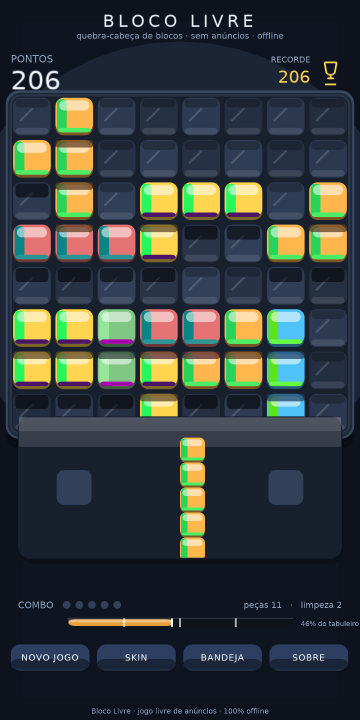
#> input picture screenshots/01_hero.png, 720 x 1440 px, found by its file name (shown at 1/2 size)
$ python r7_glory.py
#> lines starting #> are read from the running program, lines starting #| are printed output that depends on the picture; after the words box and inside, x2 and y2 are one past the last pixel; in counts of white or black regions, pixels touching at a corner belong together
#!/usr/bin/env python3
"""Deep dive: hero board exact grid + occupancy, star/ray geometry (clear shot),
glory rays + halo measurement, occupancy bar pips, R6-vs-R7 diff of clear shots."""
import os
from PIL import Image
import numpy as np

R7 = "/home/z/my-project/critic_shots/r7"
R6 = "/home/z/my-project/critic_shots/r6"
OUT = "/tmp/critic_crops_r7"
os.makedirs(OUT, exist_ok=True)

# ---------------- HERO GRID REFINED ----------------
img = Image.open(os.path.join(R7,"01_hero.png")).convert("RGB")
#> img is the input picture: PIL image 720x1440 RGB; mean R, G, B 52.5, 60.6, 61.8
a = np.asarray(img).astype(int)
H,W = a.shape[:2]
#> H = 1440; W = 720
lum = 0.299*a[...,0]+0.587*a[...,1]+0.114*a[...,2]

# grid columns from strongest edge cols, find ~85px spacing alignment
strong_cols = [23,25,26,35,96,100,101,109,110,111,112,185,186,194,195,269,270,279,280,354,355,359,363,364,409,439,448,449,523,524,533,604,607,608,609,617,618,692,693,695]
# hypothesize grid lines at x = x0 + k*85
for x0 in [20, 22, 24, 26, 28]:
    hits = 0
    for k in range(0, 9):
        gx = x0 + k*85
        near = [c for c in strong_cols if abs(c-gx) <= 4]
        if near: hits += 1
    if hits >= 7:
        print(f"grid hypothesis x0={x0} spacing=85 hits={hits}/9")

# vertical extent of board: y123..1251? check dark grid lines
darkrow = (lum < 40)
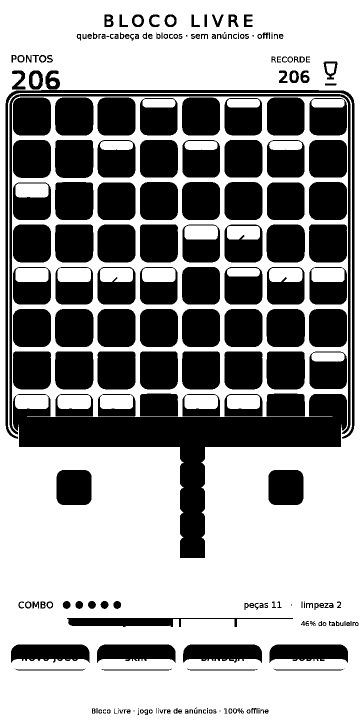
#> darkrow: shape (1440, 720) bool (shown at 1/2 size); 59.6% white; 240 black regions (27 under 20 px), largest, box (x1, y1, x2, y2) and area: (26, 788, 694, 1116) 54784, (11, 180, 709, 878) 10982, (19, 188, 701, 869) 10089
for y in range(110, 130):
    frac = darkrow[y, 60:660].mean()
    print(f"y{y} dark-frac {frac:.2f}", end="  ")
#> this loop made 20 passes
#> frac on passes 1 to 12: 0.953, 0.945, 0.963, 0.898, 0.883, 0.928, 0.927, 0.928, 0.898, 0.927, 0.933, 0.932
#| y110 dark-frac 0.95
#| y111 dark-frac 0.94
#| y112 dark-frac 0.96
#| y113 dark-frac 0.90
#| y114 dark-frac 0.88
#| y115 dark-frac 0.93
#| y116 dark-frac 0.93
#| y117 dark-frac 0.93
#> (further printed lines are left out)
print()
for y in range(1240, 1265, 2):
    frac = darkrow[y, 60:660].mean()
    print(f"y{y} dark-frac {frac:.2f}", end="  ")
#> this loop made 13 passes
#> frac on passes 1 to 12: 0.637, 0.617, 0.603, 0.595, 0.607, 0.608, 0.968, 1, 1, 1, 1, 1
#| y1240 dark-frac 0.64
#| y1242 dark-frac 0.62
#| y1244 dark-frac 0.60
#| y1246 dark-frac 0.59
#| y1248 dark-frac 0.61
#| y1250 dark-frac 0.61
#| y1252 dark-frac 0.97
#| y1254 dark-frac 1.00
#> (further printed lines are left out)
print()

# cell occupancy with better cell model: x0=26..693 => 8 columns of ~83px?
# Try x0=26, spacing (693-26)/8 = 83.4
for x0, sp in [(26, 83.4), (24, 85)]:
    print(f"\ncell model x0={x0} spacing={sp}")
    occ=0; tot=0
    occupied_cells = []
    for iy in range(13):
        for ix in range(8):
            ya = int(123 + iy*sp + sp*0.3); yb = int(123 + iy*sp + sp*0.7)
            xa = int(x0 + ix*sp + sp*0.3); xb = int(x0 + ix*sp + sp*0.7)
            if yb >= H or xb >= W: continue
            cell = a[ya:yb, xa:xb]
            cm = cell.max(axis=2).astype(int).mean()
            cs = (cell.max(axis=2)-cell.min(axis=2)).astype(int).mean()
            tot += 1
            if cm > 75 or cs > 50:
                occ += 1
                occupied_cells.append((ix,iy))
    print(f"occupied {occ}/{tot} = {occ/tot*100:.1f}%")
    print("occupied map (col,row):", occupied_cells)

# ---------------- R6 vs R7 diff ----------------
print("\n--- R6 vs R7 diff, 07 clear shots ---")
r6i = Image.open(os.path.join(R6,"07_clear.png")).convert("RGB")
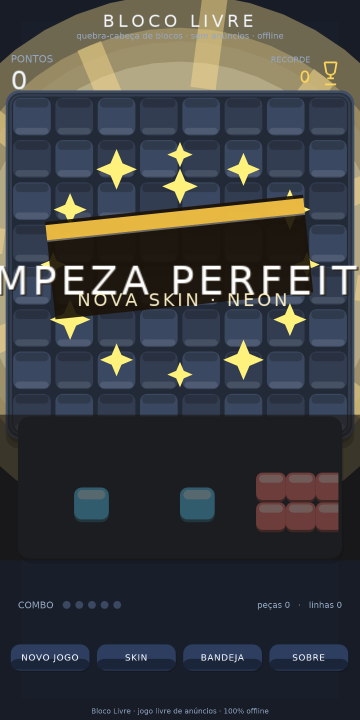
#> input picture screenshots/07_clear.png, 720 x 1440 px, found by its file name (shown at 1/2 size)
#> r6i is the input picture: PIL image 720x1440 RGB; mean R, G, B 60.5, 62.6, 64.7
r7i = Image.open(os.path.join(R7,"07_clear.png")).convert("RGB")
d = np.abs(np.asarray(r6i).astype(int) - np.asarray(r7i).astype(int))
#> d: shape (1440, 720, 3) int64; every value is 0
diff_frac = (d.max(axis=2) > 30)
#> diff_frac: shape (1440, 720) bool; every value is 0
print(f"pixels changed >30: {diff_frac.mean()*100:.1f}%")
#| pixels changed >30: 0.0%
# regions
for (yA,yB,lbl) in [(0,150,"HUD top"),(340,560,"banner zone"),(560,900,"upper board"),(900,1250,"lower board"),(1250,1440,"bottom UI")]:
    print(f"  {lbl} y{yA}-{yB}: {diff_frac[yA:yB].mean()*100:.1f}% changed")
#> this loop made 5 passes
#|   HUD top y0-150: 0.0% changed
#|   banner zone y340-560: 0.0% changed
#|   upper board y560-900: 0.0% changed
#|   lower board y900-1250: 0.0% changed
#|   bottom UI y1250-1440: 0.0% changed

# ---------------- GLORY RAYS + HALO (clear shot, around gold band) ----------------
cl = np.asarray(r7i).astype(int)
clr, clg, clb = cl[...,0], cl[...,1], cl[...,2]
#> clr: shape (1440, 720) int64; 237 distinct labels, from 19 to 255
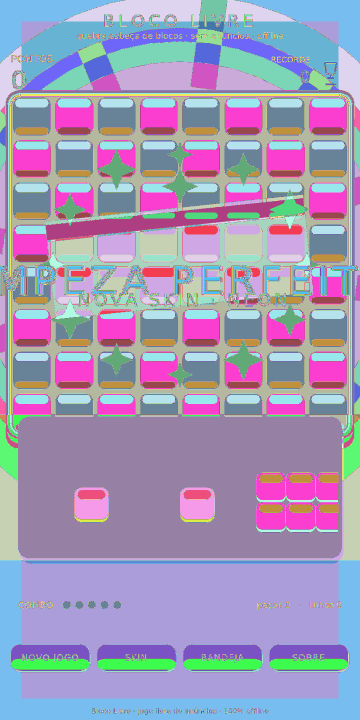
#> clg: shape (1440, 720) int64 (shown at 1/2 size); 236 distinct labels, from 20 to 255; one colour per label, 0 black
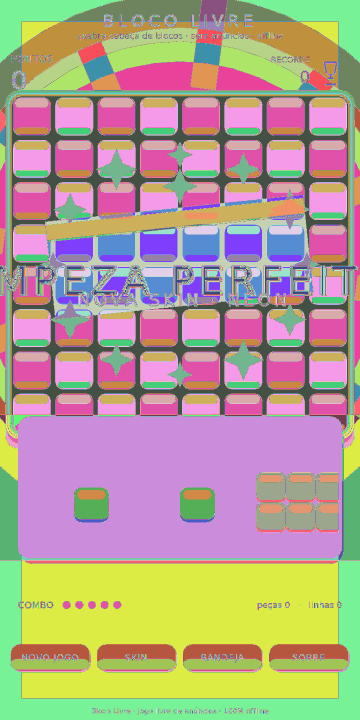
#> clb: shape (1440, 720) int64 (shown at 1/2 size); 247 distinct labels, from 9 to 255; one colour per label, 0 black
lumc = 0.299*clr+0.587*clg+0.114*clb

# halo/rays: bright warm pixels OUTSIDE the gold band y396..498, x-range beyond band
goldish = (clr>170)&(clg>110)&(clb<120)
#> goldish: shape (1440, 720) bool; 2.3% white; 626 white regions (620 under 20 px), largest, box (x1, y1, x2, y2) and area: (91, 396, 610, 480) 15633, (392, 0, 454, 95) 3800, (601, 123, 675, 180) 1878, (156, 83, 213, 128) 1406, (0, 222, 11, 265) 359, (709, 793, 720, 829) 319
outside = goldish.copy()
outside[396:499, :] = False   # mask band itself
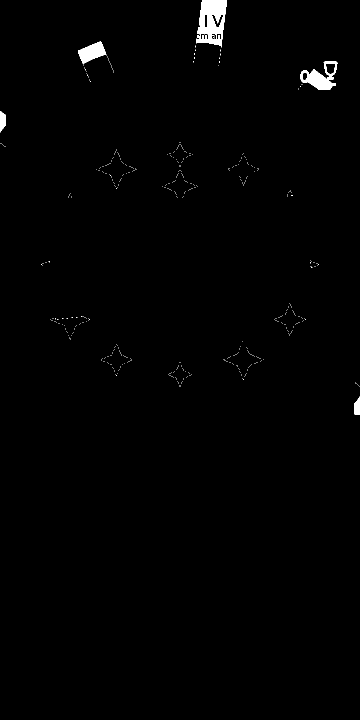
#> outside: shape (1440, 720) bool (shown at 1/2 size); 0.81% white; 572 white regions (567 under 20 px), largest, box (x1, y1, x2, y2) and area: (392, 0, 454, 95) 3800, (601, 123, 675, 180) 1878, (156, 83, 213, 128) 1406, (0, 222, 11, 265) 359, (709, 793, 720, 829) 319
ys, xs = np.where(outside)
#> ys = 8423 values from 0 to 828; xs = 8423 values, max 719 at index 8103, min 0 at index 7168, mean 419.5
if len(xs):
    print(f"\ngold-ish px outside band: {len(xs)} bbox x{xs.min()}..{xs.max()} y{ys.min()}..{ys.max()}")
#| gold-ish px outside band: 8423 bbox x0..719 y0..828
    # radial analysis around board center (360, y?) - use band center (360,447)
    cy, cx = 447, 360
    rr = np.sqrt((ys-cy)**2 + (xs-cx)**2)
#> rr = 8423 values, max 523.5 at index 8422, min 53.24 at index 7770, mean 396.2
    print(f"radial distances: min={rr.min():.0f} max={rr.max():.0f} mean={rr.mean():.0f}")
#| radial distances: min=53 max=523 mean=396
    # histogram of angles
    ang = np.degrees(np.arctan2(ys-cy, xs-cx)) % 360
#> ang = 8423 values, max 346 at index 7762, min 15.68 at index 7772, mean 260.7
    hist, edges = np.histogram(ang, bins=36, range=(0,360))
#> hist = 36 values, max 2592 at index 27, min 0 at index 0, mean 234; edges = 37 values from 0 to 360
    print("angle histogram (10deg bins) around band center:")
    for i,h in enumerate(hist):
        print(f"   {i*10:3d}-{i*10+10:3d}: {'#'*(h//40)} {h}")
#> this loop made 36 passes
#> h on passes 1 to 12: 0, 20, 0, 27, 359, 6, 53, 10, 19, 27, 3, 52
#|      0- 10:  0
#|     10- 20:  20
#|     20- 30:  0
#|     30- 40:  27
#|     40- 50: ######## 359
#|     50- 60:  6
#|     60- 70: # 53
#|     70- 80:  10
#> (further printed lines are left out)
else:
    print("\nNO gold pixels outside band — no rays/halo detected?")

# bright spokes (any bright pixel, not just gold): around center
bright = lumc > 150
#> bright: shape (1440, 720) bool; 8.4% white; 258 white regions (140 under 20 px), largest, box (x1, y1, x2, y2) and area: (154, 0, 566, 181) 26036, (91, 397, 620, 480) 15573, (0, 322, 49, 736) 5064
mask = bright.copy()
mask[380:515, :] = False   # exclude banner
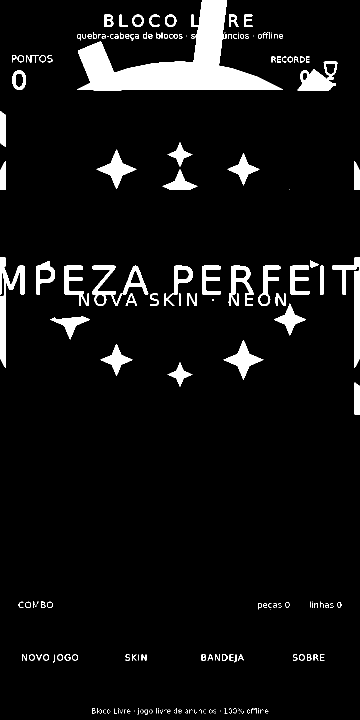
#> mask: shape (1440, 720) bool (shown at 1/2 size); 6.5% white; 258 white regions (141 under 20 px), largest, box (x1, y1, x2, y2) and area: (154, 0, 566, 181) 26036, (0, 515, 49, 736) 3042, (664, 515, 720, 736) 3036
ys2, xs2 = np.where(mask)
if len(xs2):
    # restrict to y 100..800 (glory area above board)
    keep = (ys2>100)&(ys2<800)
    ys2, xs2 = ys2[keep], xs2[keep]
    print(f"\nbright px in glory zone (y100-800, excl banner): {len(xs2)} bbox x{xs2.min()}..{xs2.max()} y{ys2.min()}..{ys2.max()}")
#| bright px in glory zone (y100-800, excl banner): 55896 bbox x0..719 y101..799
    cy, cx = 447, 360
    rr2 = np.sqrt((ys2-cy)**2+(xs2-cx)**2)
    ang2 = np.degrees(np.arctan2(ys2-cy, xs2-cx)) % 360
    hist2, _ = np.histogram(ang2, bins=36, range=(0,360))
#> hist2 = 36 values, max 4426 at index 27, min 0 at index 0, mean 1552.7
    print("spoke angle histogram (36 bins):")
    for i,h in enumerate(hist2):
        print(f"   {i*10:3d}-{i*10+10:3d}: {'#'*(h//30)} {h}")
#> this loop made 36 passes
#> h on passes 1 to 12: 0, 1634, 2475, 2583, 2228, 739, 2503, 403, 780, 1099, 211, 1476
#|      0- 10:  0
#|     10- 20: ###################################################### 1634
#|     20- 30: ################################################################################## 2475
#|     30- 40: ###################################################################################### 2583
#|     40- 50: ########################################################################## 2228
#|     50- 60: ######################## 739
#|     60- 70: ################################################################################### 2503
#|     70- 80: ############# 403
#> (further printed lines are left out)
    # spoke length profile: for each 10deg bin, max radius of bright pixel
    print("max radius per 10-deg bin:")
    for i in range(36):
        sel = (ang2>=i*10)&(ang2<i*10+10)
        if sel.sum()>3:
            print(f"   {i*10:3d}: rmax={rr2[sel].max():.0f} n={sel.sum()}")
        else:
            print(f"   {i*10:3d}: n={sel.sum()}")
#> this loop made 36 passes
#|      0: n=0
#|     10: rmax=382 n=1634
#|     20: rmax=414 n=2475
#|     30: rmax=452 n=2583
#|     40: rmax=503 n=2228
#|     50: rmax=319 n=739
#|     60: rmax=336 n=2503
#|     70: rmax=296 n=403
#> (further printed lines are left out)

# crops: glory zone, halo ring, star
r7i.crop((100, 100, 620, 700)).save(os.path.join(OUT,"clear_glory_zone.png"))
r7i.crop((280, 380, 440, 520)).save(os.path.join(OUT,"clear_star_center.png"))
img.crop((0, 0, 720, 140)).save(os.path.join(OUT,"hero_top_hud.png"))
img.crop((0, 1240, 720, 1440)).save(os.path.join(OUT,"hero_bottom.png"))
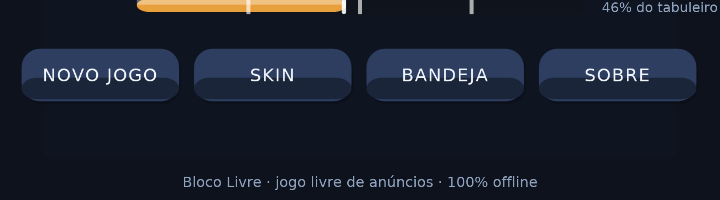
#> saved as hero_bottom.png: PIL image 720x200 RGB; mean R, G, B 25.9, 32.2, 45.7
print("\ncrops saved: clear_glory_zone.png, clear_star_center.png, hero_top_hud.png, hero_bottom.png")
